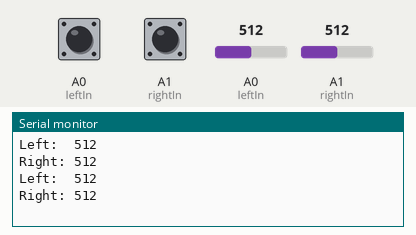
Recording of a sketch running on a simulated Arduino Uno, built with avr-gcc and run on an emulated ATmega328P. Parts: the last lines printed to the serial monitor. Inputs (shaded band) come from the test bench; at power-on: A0 (leftIn) = 512, A1 (rightIn) = 512, A0 (leftIn) LOW, A1 (rightIn) LOW.

Above: at 1.8 s.
1.9 s: A0 (leftIn) set to 716
At 2.3 s:
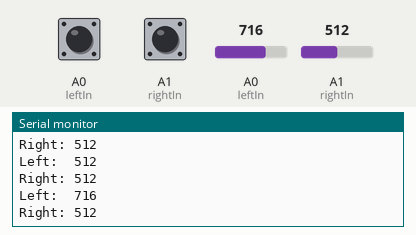
3.4 s: A1 (rightIn) set to 716
At 4.7 s:
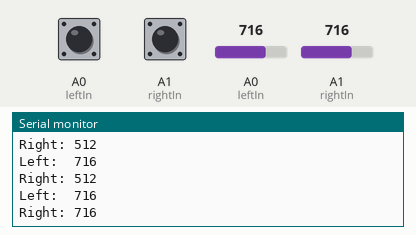
4.9 s: A0 (leftIn) set to 900
At 5.8 s:
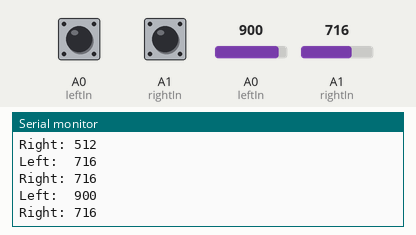
6.4 s: A1 (rightIn) set to 900
At 7.4 s:
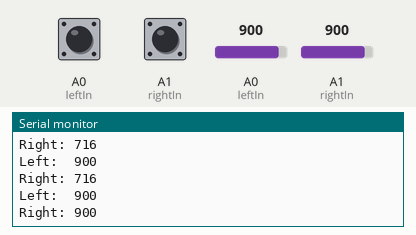
Timing chart, 0 to 8.9 s (numbered marks = the images above; inputs shaded):
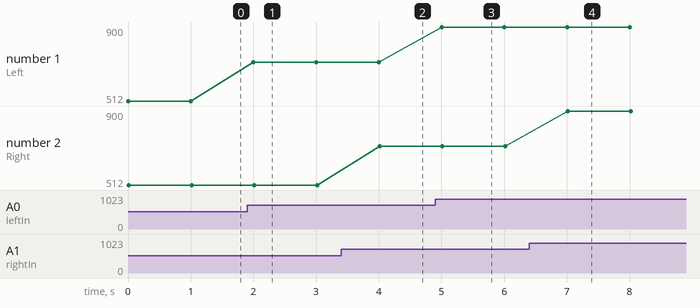

Measured:
- after the input at 1.9 s, the serial monitor: prints a new line after 0.10 s (image 1)
- after the input at 3.4 s, the serial monitor: prints a new line after 0.62 s (image 2)
- after the input at 4.9 s, the serial monitor: prints a new line after 0.10 s (image 3)
- after the input at 6.4 s, the serial monitor: prints a new line after 0.62 s (image 4)
- plotted number 1: 512 → 716 after the input at 1.9 s, 716 → 900 after the input at 4.9 s

The sketch:

line_following_sensor_test.ino
```cpp
//defining pins and variables
#define leftIn A0
#define rightIn A1

void setup() {
  //declaring pin types
  pinMode(leftIn,INPUT);
  pinMode(rightIn,INPUT);
  //begin serial communication
  Serial.begin(9600);

}

void loop(){
  //left sensor state
  int LineSensor1;
  //right sensor state
  int LineSensor2;

  //printing values of the sensors to the serial monitor

  Serial.print("Left:  ");
  Serial.println(analogRead(leftIn));
  Serial.print("Right: ");
  Serial.println(analogRead(rightIn));
  delay(1000);

//sets left LineSensor1 to high if on tape, else Low
  if(digitalRead(leftIn) == 1){
      LineSensor1 = HIGH;
  }
  else {
      LineSensor1 = LOW;
  }
  //sets right LineSensor2 to high if on tape, else Low
  if(digitalRead(rightIn) == 1){
      LineSensor2 = HIGH;
  }
  else {
      LineSensor2 = LOW;
  }
  //printing hi/lo variables
  /*
  Serial.println("Left");
  Serial.println(LineSensor1);
  Serial.println("Right");
  Serial.println(LineSensor2);
  delay(1000);
  */
}
```
